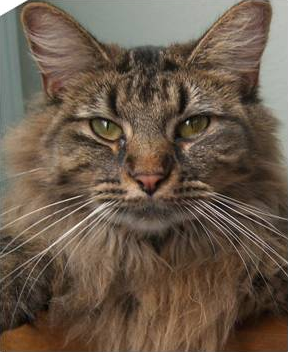
#> input picture PIM_P1/cat.png, 288 x 352 px
$ jupyter execute PIM_P1.ipynb
#> lines starting #> are read from the running program, lines starting #| are printed output that depends on the picture
### Ejercicio 1

[cell 1]
import numpy as np
from skimage import io, transform
from matplotlib import pyplot as plt

Crearemos una imagen hibrida entre la imagen de un gato y una persona usando convoluciones en los tres canales de cada imagen. Para esto necesitamos que las dos imagenes sean del mismo tamaño y esten centrada para que el resultado sea correcto. El siguiente codigo convierte las dos imagenes al mismo tamaño y recorta la imagen de la persona para cuadrarla con la del gato.

[cell 2]
cat = io.imread('cat.png').astype(np.uint8)
#> cat is the input picture: shape (352, 288, 3); mean R, G, B 106.2, 89.8, 74.4
human = io.imread('human.png').astype(np.uint8)
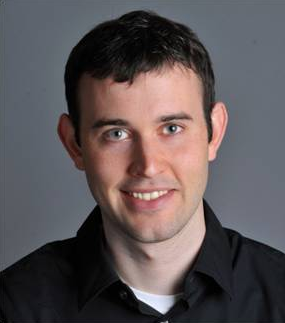
#> input picture PIM_P1/human.png, 285 x 323 px
#> human is the input picture: shape (323, 285, 3); mean R, G, B 93.4, 85.4, 87.2

size1 = int(round(human.shape[0]*(4/3.)));
#> size1 = 431
size2 = int(round(cat.shape[1]*(4/3.)));
#> size2 = 384
human_resize = transform.resize(human, (size1, size2));
left = 50
top = 50
right = 51+cat.shape[0]-1
#> right = 402
bottom = 51+cat.shape[1]-1
#> bottom = 338
human_crop = human_resize[left: right, top: bottom]

fig, axarr = plt.subplots(ncols=2, nrows=1,figsize=(15,5))
pos1 = axarr[0].imshow(cat)
pos2 = axarr[1].imshow(human_crop)
fig.colorbar(pos1, ax=axarr[0])
fig.colorbar(pos2, ax=axarr[1])
plt.show()
print(cat.shape, human_crop.shape)
#| (352, 288, 3) (352, 288, 3)

Creamos una función gaussiana para crear un kernel/filtro de un tamaño fijo de 6*sigma+1 (55), este tamaño es el que para la parte de convolución, también pasamos un parametro $Inv$ que es para hacer la inversa de la gaussiana y mostramos los resultado.

[cell 3]
def gaussian(sigma = 9, inv = False):
    y,x = np.ogrid[-(6*sigma+1)/2:(6*sigma+1)/2,-(6*sigma+1)/2:(6*sigma+1)/2]
    if inv: g = 1-np.exp( -(x*x + y*y) / (2.*sigma*sigma) )
    else: g = np.exp( -(x*x + y*y) / (2.*sigma*sigma) )
    return g / g.sum()

gaussian_kernel_normal = gaussian(sigma=9)
gaussian_kernel_inv = gaussian(sigma=9, inv=True)

print(gaussian_kernel_normal.shape)
plt.imshow(gaussian_kernel_normal, cmap=plt.get_cmap('jet'))
plt.colorbar()
plt.show()

plt.imshow(gaussian_kernel_inv, cmap=plt.get_cmap('jet'))
plt.colorbar()
plt.show()

Procedemos a hacer la convolución con estos filtros, en este caso solo con el primer filtro gaussiano, sin la inversa, ya que por defecto da problemas y es más sencillo restar la imagen original con la obtenida con el filtro pasa bajos y así conseguir una con los detalles (filtro pasa alto).

También tenemos una función que hace la convolución con dicho filtro/kernel para cada uno de los canales de la imagen (r,g,b) y nos devuelve la imagen a color con el filtro aplicado. Tenemos otra función para normalizar la imagen entre los valores 0-1, esto nos ayudara a visualizar mejor las imágenes en los plots.

Una vez obtenida las imágenes con el filtro pasa bajos y el filtro pasa alto (detalles) lo único que tenemos que hacer es sumar ambas imágenes y normalizar el resultado para obtener una imagen híbrida.

[cell 4]
from scipy import ndimage, signal
from skimage import img_as_float, img_as_ubyte, color, filters

def conv_rgb_image(image, mask):
    img_copy = np.array(image)
    img_mat = np.zeros((img_copy.shape[0], img_copy.shape[1], 3))
    for i in range(image.shape[2]):
        img_mat[:,:,i] = ndimage.convolve(image[:,:,i], mask, mode="constant",cval=0.0)
    return img_mat

def normalize_img(image):
    for i in range(image.shape[2]):
        image[:,:,i]=((image[:,:,i]-(np.min(image[:,:,i])))/((np.max(image[:,:,i]))-(np.min(image[:,:,i]))))
    return image


human_lp = conv_rgb_image(human_crop, gaussian_kernel_normal)
cat_lw = conv_rgb_image(img_as_float(cat), gaussian_kernel_normal)
#> after the loop in conv_rgb_image (call 2), `for i in range(image.shape[2]):`:
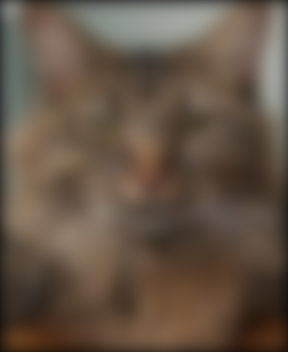
#> img_mat: shape (352, 288, 3) float64; mean of channels 0, 1, 2 0.395, 0.333, 0.275; drawn as R, G, B
cat_hp = normalize_img(img_as_float(cat) - cat_lw)
hybrid = normalize_img(cat_hp + human_lp)

fig, axarr = plt.subplots(ncols=3, nrows=1,figsize=(15,5))
pos1 = axarr[0].imshow(human_lp)
pos2 = axarr[1].imshow(cat_hp, vmin=0, vmax=1)
pos3 = axarr[2].imshow(hybrid, vmin=0, vmax=1)
fig.colorbar(pos1, ax=axarr[0])
fig.colorbar(pos2, ax=axarr[1])
fig.colorbar(pos3, ax=axarr[2])
plt.show()

### Ejercicio 2

[cell 5]
from scipy import fftpack

plt.imshow(human_crop)
plt.colorbar()

En esta segunda parte tenemos sustituir la convolución aplicando la transformada de Fourier a la imagen y al filtro para después multiplicarlos y obtener el mismo resultado. Para esto, tenemos el mismo problema que en el anterior apartado, tenemos imágenes con 3 canales (r,g,b) con lo cual hay que aplicar la transformada para cada canal.

[cell 6]
fig, axarr = plt.subplots(ncols=3, nrows=1,figsize=(15,5))
pos1 = axarr[0].imshow(human_crop[:,:,0], cmap='gray')
pos2 = axarr[1].imshow(human_crop[:,:,1], cmap='gray')
pos3 = axarr[2].imshow(human_crop[:,:,2], cmap='gray')
fig.colorbar(pos1, ax=axarr[0])
fig.colorbar(pos2, ax=axarr[1])
fig.colorbar(pos3, ax=axarr[2])
plt.show()

Con lo cual he creado una función gaussiana con el tamaño para estas imágenes 512, ya que por defecto la función de Fourier (fft) necesita imágenes con un tamaño de 2^n, con lo cual para estas imágenes necesitamos aplicar un padding para lograr esos 512. La función gaussiana para esta parte crea una gaussiana de dicho tamaño. La función fourier aplica la transformada y la multiplicación con el filtro por cada canal de la imagen, esta función necesita un filtro y una variable Inv para la inversa gaussiana. Esta función es la encargada de realizar todo el trabajo de aplicar la transformada de Fourier al filtro gaussiano, extraer los canales de la imagen, pasarlos al dominio de la frecuencia y aplicar el filtro previamente creado, por último, simplemente multiplica la imagen resultante con el filtro. Al final de todo el procedimiento nos va mostrando que va haciendo por canal mediante los plots.

[cell 7]
def gaussian_fft(sigma=0.25, size=512):
    [xx,yy]=np.meshgrid(np.linspace(-4,4,size),np.linspace(-4,4,size))
    g = np.exp(-0.5*(xx*xx+yy*yy)/(sigma*sigma))
    return g/np.max(g)

def fourier(image, gaussian_filter, inv = False, size = 512, hs = 55):

    image_crop = np.empty((image.shape[0],image.shape[1],image.shape[2]), dtype=float)
    filter_fft = fftpack.fftshift(gaussian_filter)
    if inv: filter_fft = 1.-fftpack.fftshift(gaussian_filter)
    channels = ['red','green','blue']

    hs = int(np.floor(hs/2.))
    fig, axarr = plt.subplots(ncols=5, nrows=1,figsize=(15,5))
    pos1 = axarr[0].imshow(fftpack.fftshift(np.log(1+np.abs(filter_fft))),cmap='jet')
    axarr[0].set_title('gaussian filter', size=16)

    for channel in range(0,3):
        image_fft = fftpack.fft2(image[:,:,channel], (size, size))
        res = image_fft * filter_fft

        pos = axarr[channel+1].imshow(fftpack.fftshift(np.log(1+np.abs(res))),cmap='jet')
        axarr[channel+1].set_title(channels[channel] + ' channel', size=16)
        fig.colorbar(pos, ax=axarr[channel+1])

        image_result = np.real(fftpack.ifft2(res))
        image_crop[:,:,channel]= image_result[hs:image.shape[0]+hs, hs:image.shape[1]+hs]


    copy = np.copy(image_crop)
    pos2 = axarr[4].imshow(normalize_img(copy))
    axarr[4].set_title('result', size=16)
    fig.colorbar(pos2, ax=axarr[4])
    plt.show()

    return image_crop


human_fft = fourier(img_as_float(human_crop), gaussian_filter=gaussian_fft(), hs=0)
#> in fourier, `filter_fft = fftpack.fftshift(gaussian_filter)`:
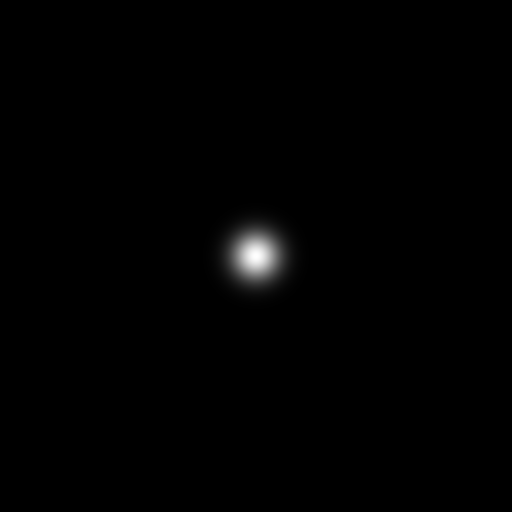
#> gaussian_filter: shape (512, 512) float64; min 6.62e-112, max 1, mean 0.00612
#> after the loop in fourier, `for channel in range(0,3):`:
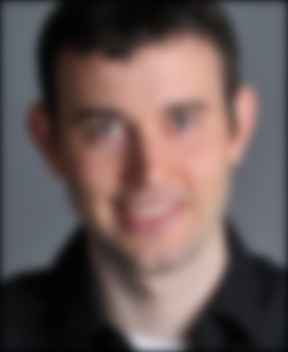
#> image_crop: shape (352, 288, 3) float64; mean R, G, B 0.408, 0.345, 0.337
#> after the loop in normalize_img (call 3), `for i in range(image.shape[2]):`:
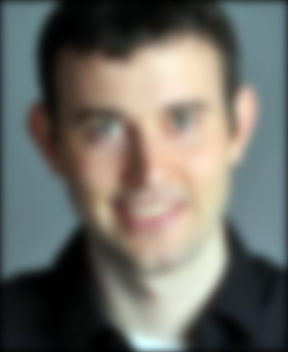
#> image: shape (352, 288, 3) float64; mean R, G, B 0.435, 0.431, 0.404
cat_fft = fourier(img_as_float(cat), gaussian_filter=gaussian_fft(), inv=True, hs=0)
#> call 2 of fourier, with inv = True, size = 512, hs = 0
#> in fourier (call 2), `if inv: filter_fft = 1.-fftpack.fftshift(gaussian_filter)`:
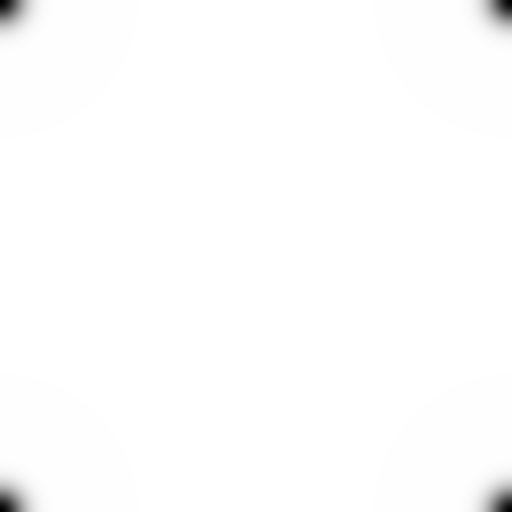
#> filter_fft: shape (512, 512) float64; min 0, max 1, mean 0.994
#> the loop in fourier (call 2), `for channel in range(0,3):` made 3 passes
#> pass 1, in fourier (call 2), `image_result = np.real(fftpack.ifft2(res))`:
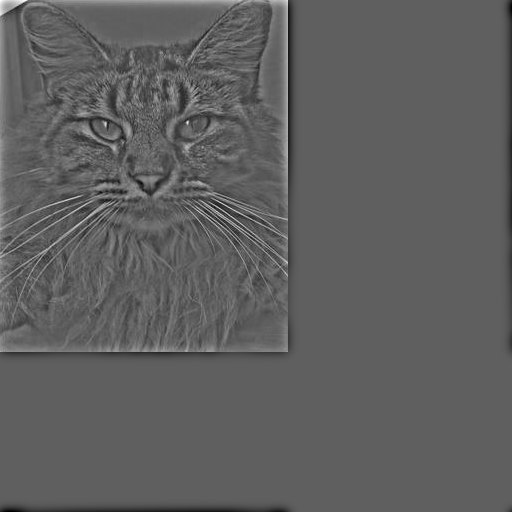
#> image_result: shape (512, 512) float64; min -0.428, max 0.712, mean 4.34e-19; drawn with min black and max white
#> after the loop in fourier (call 2), `for channel in range(0,3):`:
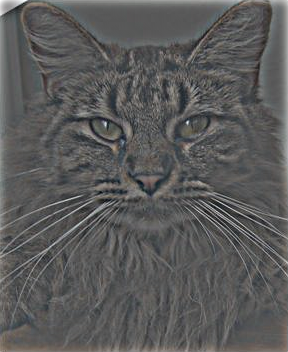
#> image_crop: shape (352, 288, 3) float64; mean of channels 0, 1, 2 0.0122, 0.0113, 0.01; drawn with min black and max white

fig, axarr = plt.subplots(ncols=3, nrows=1,figsize=(15,5))
pos1 = axarr[0].imshow(human_fft)
pos2 = axarr[1].imshow(normalize_img(cat_fft))
pos3 = axarr[2].imshow(normalize_img(cat_fft + human_fft))
#> after the loop in normalize_img (call 6), `for i in range(image.shape[2]):`:
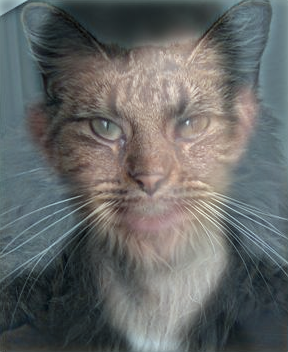
#> image: shape (352, 288, 3) float64; mean of channels 0, 1, 2 0.399, 0.409, 0.406; drawn as R, G, B
fig.colorbar(pos1, ax=axarr[0])
fig.colorbar(pos2, ax=axarr[1])
fig.colorbar(pos3, ax=axarr[2])
plt.show()
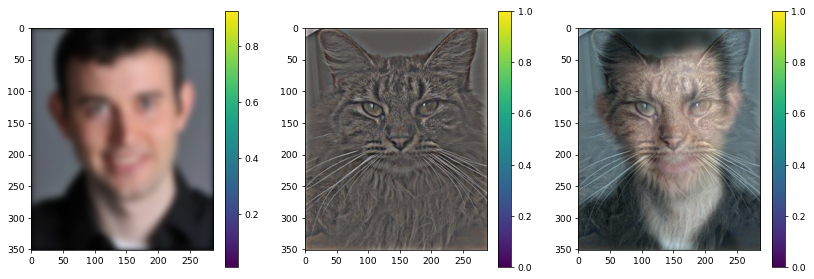
#> figure drawn by matplotlib, 6 panels
